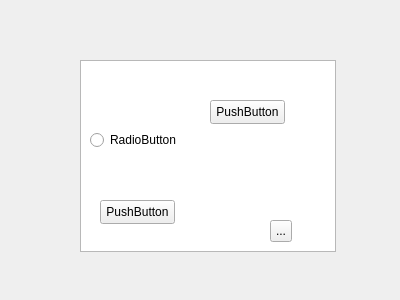
<?xml version="1.0" encoding="UTF-8"?>
<ui version="4.0">
 <class>Form</class>
 <widget class="QWidget" name="Form">
  <property name="geometry">
   <rect>
    <x>0</x>
    <y>0</y>
    <width>400</width>
    <height>300</height>
   </rect>
  </property>
  <property name="windowTitle">
   <string>Form</string>
  </property>
  <widget class="QTreeView" name="treeView">
   <property name="geometry">
    <rect>
     <x>80</x>
     <y>60</y>
     <width>256</width>
     <height>192</height>
    </rect>
   </property>
  </widget>
  <widget class="QRadioButton" name="radioButton">
   <property name="geometry">
    <rect>
     <x>90</x>
     <y>130</y>
     <width>89</width>
     <height>20</height>
    </rect>
   </property>
   <property name="text">
    <string>RadioButton</string>
   </property>
  </widget>
  <widget class="QToolButton" name="toolButton">
   <property name="geometry">
    <rect>
     <x>270</x>
     <y>220</y>
     <width>22</width>
     <height>22</height>
    </rect>
   </property>
   <property name="text">
    <string>...</string>
   </property>
  </widget>
  <widget class="QPushButton" name="pushButton">
   <property name="geometry">
    <rect>
     <x>210</x>
     <y>100</y>
     <width>75</width>
     <height>24</height>
    </rect>
   </property>
   <property name="text">
    <string>PushButton</string>
   </property>
  </widget>
  <widget class="QPushButton" name="pushButton_2">
   <property name="geometry">
    <rect>
     <x>100</x>
     <y>200</y>
     <width>75</width>
     <height>24</height>
    </rect>
   </property>
   <property name="text">
    <string>PushButton</string>
   </property>
  </widget>
 </widget>
 <resources/>
 <connections/>
</ui>
